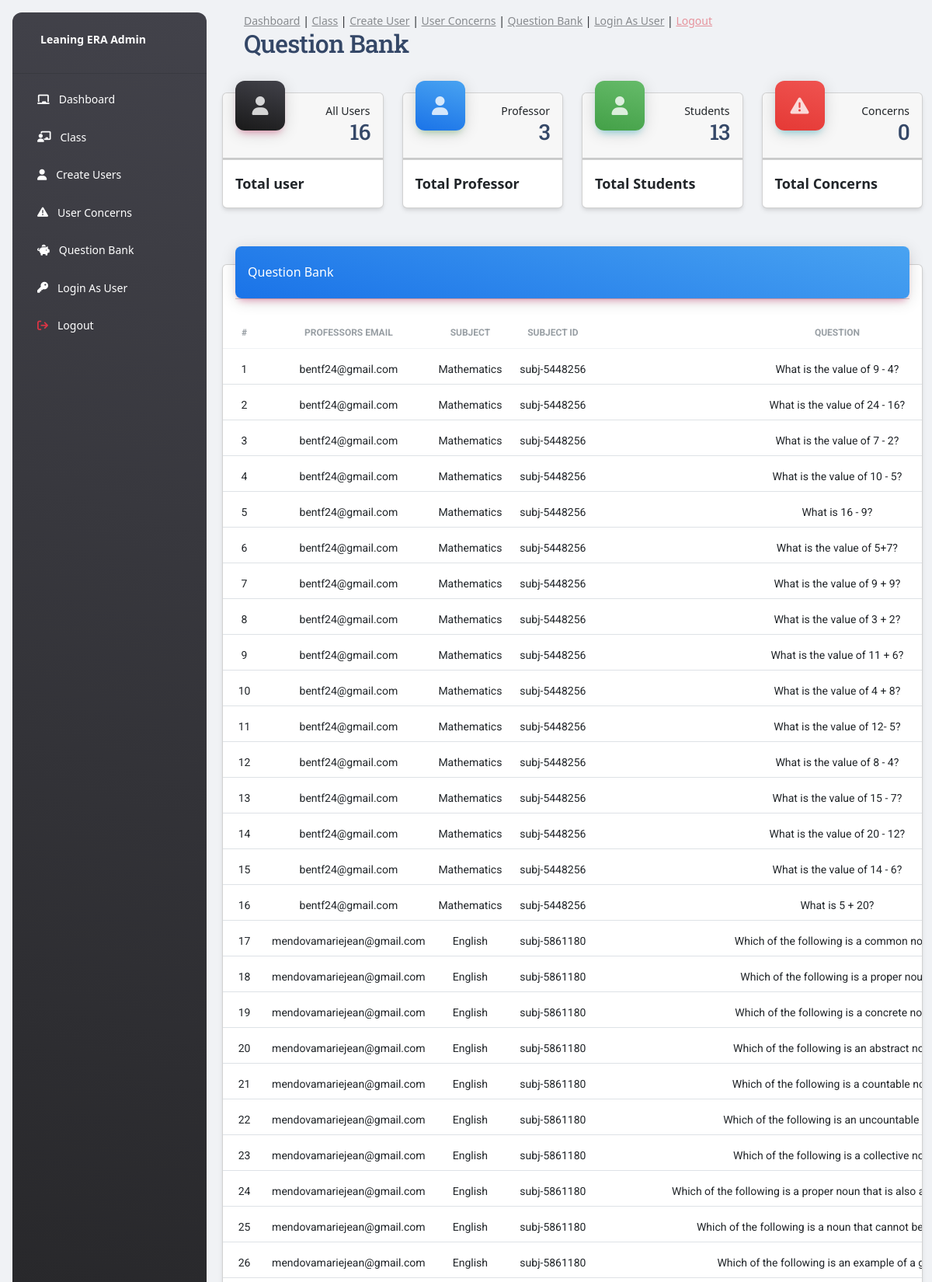
Page /admin/question_bank.php (upper part) on the committed database.
### tables this page shows
CREATE TABLE `quiz` (
  `id` int(11) NOT NULL,
  `prof_email` varchar(255) NOT NULL,
  `subject` varchar(255) NOT NULL,
  `subject_token` varchar(255) NOT NULL,
  `question` varchar(255) NOT NULL,
  `opt1` varchar(255) NOT NULL,
  `opt2` varchar(255) NOT NULL,
  `opt3` varchar(255) NOT NULL,
  `opt4` varchar(255) NOT NULL,
  `answer` varchar(255) NOT NULL,
  `image` varchar(255) NOT NULL,
  `text_tool` varchar(255) NOT NULL,
  `color_tool` varchar(255) NOT NULL,
  `img_tool` varchar(255) NOT NULL,
  `quiz_token` varchar(255) NOT NULL
);

### admin/question_bank.php (the view, shortened to what this page needs)
<!DOCTYPE html>
<html lang="en">
<head>
  <?php
    include "../connect.php";
    include "head_links.php"
  ?>
</head>
<body class="g-sidenav-show  bg-gray-200">
  <?php
    include "side_navbar.php";
  ?>
  <main class="main-content position-relative max-height-vh-100 h-100 border-radius-lg ">
    <?php
      include "navbar.php";
      include "users_hero.php";
    ?>
    <div class="container-fluid py-4">
      <div class="row">
        <div class="col-12">
          <div class="card my-4">
            <div class="card-header p-0 position-relative mt-n4 mx-3 z-index-2">
              <div class="bg-gradient-info shadow-primary border-radius-lg pt-4 pb-3">
                <h6 class="text-white text-capitalize ps-3">Question Bank</h6>
              </div>
            </div>
            <div class="card-body px-0 pb-2">
              <div class="table-responsive p-0">
                <?php
                  $sql_quiz = "select * from quiz";
                  $res_quiz = mysqli_query($conn, $sql_quiz);
                  $count = 1;
                  if($res_quiz->num_rows > 0)
                  {
                    echo'
                    <table class="table align-items-center mb-0">
                      <thead>
                        <tr>
                          <th class="text-center text-uppercase text-secondary text-xs font-weight-bolder opacity-7">#</th>
                          <th class="text-center text-uppercase text-secondary text-xs font-weight-bolder opacity-7">Professors Email</th>
                          <th class="text-center text-uppercase text-secondary text-xs font-weight-bolder opacity-7">Subject</th>
                          <th class="text-center text-uppercase text-secondary text-xs font-weight-bolder opacity-7">Subject ID</th>
                          <th class="text-center text-uppercase text-secondary text-xs font-weight-bolder opacity-7">Question</th>
                          <th class="text-center text-uppercase text-secondary text-xs font-weight-bolder opacity-7">Option 1</th>
                          <th class="text-center text-uppercase text-secondary text-xs font-weight-bolder opacity-7">Option 2</th>
                          <th class="text-center text-uppercase text-secondary text-xs font-weight-bolder opacity-7">Option 3</th>
                          <th class="text-center text-uppercase text-secondary text-xs font-weight-bolder opacity-7">Option 4</th>
                          <th class="text-center text-uppercase text-secondary text-xs font-weight-bolder opacity-7">Answer</th>
                          <th class="text-center text-uppercase text-secondary text-xs font-weight-bolder opacity-7">Image</th>
                          <th class="text-center text-uppercase text-secondary text-xs font-weight-bolder opacity-7">Text Tools</th>
                          <th class="text-center text-uppercase text-secondary text-xs font-weight-bolder opacity-7">Color Tools</th>
                          <th class="text-center text-uppercase text-secondary text-xs font-weight-bolder opacity-7">Image Tools</th>
                        </tr>
                      </thead>
                    <tbody>
                    ';
                    while($row = $res_quiz->fetch_assoc())
                    {
                      $prof_email = $row['prof_email'];
                      $subject = $row['subject'];
                      $subject_token = $row['subject_token'];
                      $question = $row['question'];
                      $opt1 = $row['opt1'];
                      $opt2 = $row['opt2'];
                      $opt3 = $row['opt3'];
                      $opt4 = $row['opt4'];
                      $answer = $row['answer'];
                      $image = $row['image'];
                      $text_tool = $row['text_tool'];
                      $color_tool = $row['color_tool'];
                      $img_tool = $row['img_tool'];
                      if(empty($image))
                      {
                        $image = 'No image';
                      }
                      else
                      {
                        $image = $row['image'];
                      }
                      echo'
                      <tr>
                        <td class="align-middle text-center text-sm pt-3">
                          '.$count++.'
                        </td>
                        <td class="align-middle text-center text-sm pt-3">
                          '.$prof_email.'
                        </td>
                        <td class="align-middle text-center text-sm pt-3">
                          '.$subject.'
                        </td>
                        <td class="align-middle text-center text-sm pt-3">
                          '.$subject_token.'
                        </td>
                        <td class="align-middle text-center text-sm pt-3">
                          '.$question.'
                        </td>
                        <td class="align-middle text-center text-sm pt-3">
                          '.$opt1.'
                        </td>
                        <td class="align-middle text-center text-sm pt-3">
                          '.$opt2.'
                        </td>
                        <td class="align-middle text-center text-sm pt-3">
                          '.$opt3.'
                        </td>
                        <td class="align-middle text-center text-sm pt-3">
                          '.$opt4.'
                        </td>
                        <td class="align-middle text-center text-sm pt-3">
                          '.$answer.'
                        </td>
                        <td class="align-middle text-center text-sm pt-3">
                          '.$image.'
                        </td>
                        <td class="align-middle text-center text-sm pt-3">
                          '.$text_tool.'
                        </td>
                        <td class="align-middle text-center text-sm pt-3">
                          '.$color_tool.'
                        </td>
                        <td class="align-middle text-center text-sm pt-3">
                          '.$img_tool.'
                        </td>
                      </tr>
                      ';
                    }
                  echo'
                    </tbody>
                  </table>
                  ';
                  }
                ?>
              </div>
            </div>
          </div>
        </div>
      </div>
    </div>
</body>
</html>

### rows in the picture
quiz: prof_email "bentf24@gmail.com", subject "Mathematics", subject_token "subj-5448256", question "What is the value of 9 - 4?"
quiz: prof_email "bentf24@gmail.com", subject "Mathematics", subject_token "subj-5448256", question "What is the value of 24 - 16?"
quiz: prof_email "bentf24@gmail.com", subject "Mathematics", subject_token "subj-5448256", question "What is the value of 7 - 2?"
quiz: prof_email "bentf24@gmail.com", subject "Mathematics", subject_token "subj-5448256", question "What is the value of 10 - 5?"
quiz: prof_email "bentf24@gmail.com", subject "Mathematics", subject_token "subj-5448256", question "What is 16 - 9?"
quiz: prof_email "bentf24@gmail.com", subject "Mathematics", subject_token "subj-5448256", question "What is the value of 5+7?"
quiz: prof_email "bentf24@gmail.com", subject "Mathematics", subject_token "subj-5448256", question "What is the value of 9 + 9?"
quiz: prof_email "bentf24@gmail.com", subject "Mathematics", subject_token "subj-5448256", question "What is the value of 3 + 2?"
quiz: prof_email "bentf24@gmail.com", subject "Mathematics", subject_token "subj-5448256", question "What is the value of 11 + 6?"
quiz: prof_email "bentf24@gmail.com", subject "Mathematics", subject_token "subj-5448256", question "What is the value of 4 + 8?"
quiz: prof_email "bentf24@gmail.com", subject "Mathematics", subject_token "subj-5448256", question "What is the value of 12- 5?"
quiz: prof_email "bentf24@gmail.com", subject "Mathematics", subject_token "subj-5448256", question "What is the value of 8 - 4?"
quiz: prof_email "bentf24@gmail.com", subject "Mathematics", subject_token "subj-5448256", question "What is the value of 15 - 7?"
quiz: prof_email "bentf24@gmail.com", subject "Mathematics", subject_token "subj-5448256", question "What is the value of 20 - 12?"
quiz: prof_email "bentf24@gmail.com", subject "Mathematics", subject_token "subj-5448256", question "What is the value of 14 - 6?"
quiz: prof_email "bentf24@gmail.com", subject "Mathematics", subject_token "subj-5448256", question "What is 5 + 20?"
quiz: prof_email "mendovamariejean@gmail.com", subject "English", subject_token "subj-5861180", question "Which of the following is a common…"
quiz: prof_email "mendovamariejean@gmail.com", subject "English", subject_token "subj-5861180", question "Which of the following is a proper…"
quiz: prof_email "mendovamariejean@gmail.com", subject "English", subject_token "subj-5861180", question "Which of the following is a concrete…"
quiz: prof_email "mendovamariejean@gmail.com", subject "English", subject_token "subj-5861180", question "Which of the following is an abstract…"
quiz: prof_email "mendovamariejean@gmail.com", subject "English", subject_token "subj-5861180", question "Which of the following is a countable…"
quiz: prof_email "mendovamariejean@gmail.com", subject "English", subject_token "subj-5861180", question "Which of the following is an uncountable…"
quiz: prof_email "mendovamariejean@gmail.com", subject "English", subject_token "subj-5861180", question "Which of the following is a collective…"
quiz: prof_email "mendovamariejean@gmail.com", subject "English", subject_token "subj-5861180", question "Which of the following is a proper noun that is also…"
quiz: prof_email "mendovamariejean@gmail.com", subject "English", subject_token "subj-5861180", question "Which of the following is a noun that cannot…"
quiz: prof_email "mendovamariejean@gmail.com", subject "English", subject_token "subj-5861180", question "Which of the following is an example of a…"

### other values in the picture
$count_all_user "16"
$count_all_prof "3"
$count_all_student "13"
$count_all_concerns "0"
